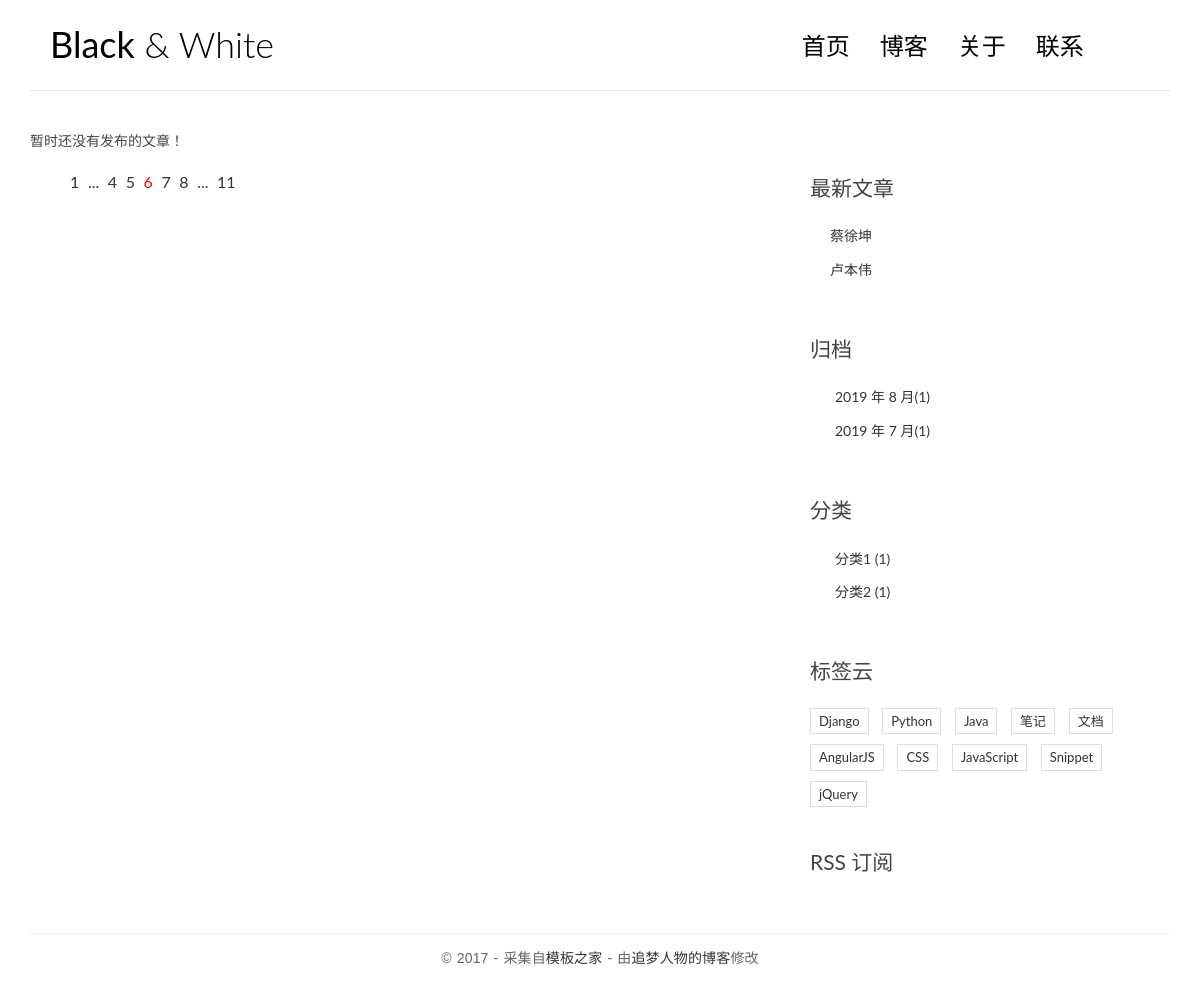
Screenshot of /archives/2/2/ with the database file from the repository.
### blog/models.py (models this page shows, shortened)
class Post(models.Model):
    title = models.CharField(max_length=70)
    body = models.TextField()
    created_time = models.DateTimeField()
    modified_time = models.DateTimeField()
    excerpt = models.CharField(max_length=200, blank=True)
    category = models.ForeignKey(Category, on_delete=models.CASCADE)
    tags = models.ManyToManyField(Tag, blank=True)
    author = models.ForeignKey(User, on_delete=models.CASCADE)
    def get_absolute_url(self):
        return reverse('blog:detail', kwargs={'pk': self.pk})
    class Meta:
        ordering = ['-created_time','id']

class Category(models.Model):
    name = models.CharField(max_length=100)

### blog/views.py (the view)
# urls.py: path('archives/<int:year>/<int:month>/', views.archives, name='archives'),
def archives(request, year, month):
    post_list = Post.objects.filter(created_time__year=year,
                                    created_time__month=month
                                    ).order_by('-created_time')
    return render(request, 'blog/index.html', context={'post_list': post_list})

### blog/templatetags/blog_tags.py (called while the page is built)
@register.simple_tag  # 将函数注册为模板标签 template_label
def get_recent_posts(num=5):
    return Post.objects.all().order_by('-created_time')[:num]

@register.simple_tag
def archives():  # 实现归档
    date_list = Post.objects.dates('created_time', 'month', order='DESC')
    date_list_t = []
    for date in date_list:
        date_num = Post.objects.filter(created_time__year=date.year,created_time__month=date.month).count()
        date_list_t.append({'year':date.year,'month':date.month,'num':date_num})
    return date_list_t

@register.simple_tag
def get_categories():
    return Category.objects.annotate(num_posts=Count('post')).filter(num_posts__gt=0)

### blog/templates/blog/index.html
{% extends 'base.html' %}
{% block main %}
    {% for post in post_list %}
        <article class="post post-{{ post.pk }}">
            <header class="entry-header">
                <h1 class="entry-title">
                    <a href="{{ post.get_absolute_url }}">{{ post.title }}</a>
                </h1>
                <div class="entry-meta">
                    <span class="post-category"><a
                            href="{% url 'blog:category' post.category.id %}">{{ post.category.name }}</a></span>
                    <span class="post-date"><a
                            href="{% url 'blog:archives' post.created_time.date.year post.created_time.date.month %}"><time
                            class="entry-date">{{ post.created_time }}</time></a></span>
                    <span class="post-author"><a href="{% url 'blog:author' post.author_id %}">{{ post.author }}</a></span>
                    <span class="comments-link"><a href="{% url 'blog:detail' post.pk %}">{{post.comment_set.count}} 评论</a></span>
                    <span class="views-count"><a href="#">588 阅读</a></span>
                </div>
            </header>
            <div class="entry-content clearfix">
                <p>{{ post.excerpt }}</p>
                <div class="read-more cl-effect-14">
                    <a href="{{ post.get_absolute_url }}" class="more-link">继续阅读 <span class="meta-nav">→</span></a>
                </div>
            </div>
        </article>
    {% empty %}
        <div class="no-post">暂时还没有发布的文章！</div>
    {% endfor %}
    <div class="pagination">
        <ul>
            <li><a href="">1</a></li>
            <li><a href="">...</a></li>
            <li><a href="">4</a></li>
            <li><a href="">5</a></li>
            <li class="current"><a href="">6</a></li>
            <li><a href="">7</a></li>
            <li><a href="">8</a></li>
            <li><a href="">...</a></li>
            <li><a href="">11</a></li>
        </ul>
    </div>
{% endblock main %}

### blog/templates/base.html (shortened to what this page needs)
{% load staticfiles %}
{% load blog_tags %}
<!DOCTYPE html>
<html>
<head>
    <link rel="stylesheet" href="{% static 'blog/css/bootstrap.min.css' %}">
    <link rel="stylesheet" href="http://code.ionicframework.com/ionicons/2.0.1/css/ionicons.min.css">
    <link rel="stylesheet" href="{% static 'blog/css/pace.css' %}">
    <link rel="stylesheet" href="{% static 'blog/css/custom.css' %}">
    <link rel="stylesheet" href="{% static 'blog/css/highlights/github.css' %}">
</head>
<body>
<div class="container">
    <header id="site-header">
        <div class="row">
            <div class="col-md-4 col-sm-5 col-xs-8">
                <div class="logo">
                    <h1><a href="{% url 'blog:index' %}"><b>Black</b> &amp; White</a></h1>
                </div>
            </div>
            <div class="col-md-8 col-sm-7 col-xs-4">
                <nav class="main-nav" role="navigation">
                    <div class="collapse navbar-collapse" id="bs-example-navbar-collapse-1">
                        <ul class="nav navbar-nav navbar-right">
                            <li class="cl-effect-11"><a href="index.html" data-hover="首页">首页</a></li>
                            <li class="cl-effect-11"><a href="full-width.html" data-hover="博客">博客</a></li>
                            <li class="cl-effect-11"><a href="about.html" data-hover="关于">关于</a></li>
                            <li class="cl-effect-11"><a href="contact.html" data-hover="联系">联系</a></li>
                        </ul>
                    </div>
                </nav>
            </div>
        </div>
    </header>
</div>
<div class="content-body">
    <div class="container">
        <div class="row">
            <main class="col-md-8">
                {% block main %}
                {% endblock main %}
            </main>
            <aside class="col-md-4">
                <div class="widget widget-recent-posts">
                    <h3 class="widget-title">最新文章</h3>
                    {% get_recent_posts as recent_post_list %}
                    <ul>
                        {% for post in recent_post_list %}
                            <li>
                                <a href="{{ post.get_absolute_url }}">{{ post.title }}</a>
                            </li>
                        {% empty %}
                            暂无文章！
                        {% endfor %}
                    </ul>
                </div>
                <div class="widget widget-archives">
                    <h3 class="widget-title">归档</h3>
                    {% archives as date_list %}
                    <ul>
                        {% for date in date_list %}
                            <li>
                                <a href="{% url 'blog:archives' date.year date.month %}">
                                    {{ date.year }} 年 {{ date.month }} 月({{ date.num }})
                                </a>
                            </li>
                        {% empty %}
                            暂无归档！
                        {% endfor %}
                    </ul>
                </div>
                <div class="widget widget-category">
                    <h3 class="widget-title">分类</h3>
                    {% get_categories as category_list %}
                    <ul>
                        {% for category in category_list %}
                            <li>
                                <a href="{% url 'blog:category' category.id %}">{{ category.name }} <span
                                        class="post-count">({{category.num_posts}})</span></a>
                            </li>
                        {% empty %}
                            暂无分类！
                        {% endfor %}
                    </ul>
                </div>
                <div class="widget widget-tag-cloud">
                    <h3 class="widget-title">标签云</h3>
                    <ul>
                        <li>
                            <a href="#">Django</a>
                        </li>
                        <li>
                            <a href="#">Python</a>
                        </li>
                        <li>
                            <a href="#">Java</a>
                        </li>
                        <li>
                            <a href="#">笔记</a>
                        </li>
                        <li>
                            <a href="#">文档</a>
                        </li>
                        <li>
                            <a href="#">AngularJS</a>
                        </li>
                        <li>
                            <a href="#">CSS</a>
                        </li>
                        <li>
                            <a href="#">JavaScript</a>
                        </li>
                        <li>
                            <a href="#">Snippet</a>
                        </li>
                        <li>
                            <a href="#">jQuery</a>
                        </li>
                    </ul>
                </div>
                <div class="rss">
                    <a href=""> RSS 订阅</a>
                </div>
            </aside>
        </div>
    </div>
</div>
<footer id="site-footer">
    <div class="container">
        <div class="row">
            <div class="col-md-12">
                <p class="copyright">&copy 2017 - 采集自<a href="http://www.cssmoban.com/"
                                                        target="_blank" title="模板之家">模板之家</a>
                    - 由<a href="http://zmrenwu.com/" title="网页模板" target="_blank">追梦人物的博客</a>修改
                </p>
            </div>
        </div>
    </div>
</footer>
</body>
</html>

### blog/static/blog/css/custom.css (style rules this page uses)
* { outline: none; }
h1, h2, h3, h4, h5, h6 { margin-top: 0; }
b { font-weight: 400; }
a { color: #333; }
body { color: #444; font-family: 'Lato', sans-serif; }
p { font-family: 'Ubuntu', sans-serif; font-weight: 400; word-spacing: 1px; letter-spacing: 0.01em; }
#site-header { background-color: #FFF; padding: 25px 20px; margin-bottom: 40px; border-bottom: 1px solid #e7e7e7; }
.logo h1 a { color: #000; }
.logo h1 { margin: 0; font-family: 'Lato', sans-serif; font-weight: 300; }
.main-nav { margin-top: 11px; max-width: 95%; }
.main-nav a { color: #000000 !important; padding: 0 0 5px 0 !important; margin-right: 30px; font-family: 'Lato', sans-serif; font-weight: 300; font-size: 24px; }
.cl-effect-11 a { padding: 10px 0; color: #0972b4; text-shadow: none; }
.cl-effect-11 a::before { position: absolute; top: 0; left: 0; overflow: hidden; padding: 0 0 5px 0 !important; max-width: 0; border-bottom: 1px solid #000; color: #000; content: attr(data-hover); white-space: nowrap; -webkit-transition: max-width 0.5s; -moz-transition: max-width 0.5s; transition: max-width 0.5s; }
.content-body { padding-bottom: 4em; }
.widget { background: #fff; padding: 30px 0 0; }
.widget-title { font-size: 1.5em; margin-bottom: 20px; line-height: 1.6; padding: 10px 0 0; font-weight: 400; }
.widget-recent-posts ul { padding: 0; margin: 0; padding-left: 20px; }
.widget-recent-posts ul li { list-style-type: none; position: relative; line-height: 170%; margin-bottom: 10px; }
.widget-recent-posts ul li::before { content: '\f3d3'; font-family: "Ionicons"; position: absolute; left: -17px; top: 3px; font-size: 16px; color: #000; }
.widget-archives ul { padding: 0; margin: 0; padding-left: 25px; }
.widget-archives ul li { list-style-type: none; position: relative; line-height: 170%; margin-bottom: 10px; }
.widget-archives ul li::before { content: '\f3f3'; font-family: "Ionicons"; position: absolute; left: -25px; top: 1px; font-size: 16px; color: #000; }
.widget-category ul { padding: 0; margin: 0; padding-left: 25px; }
.widget-category ul li { list-style-type: none; position: relative; line-height: 170%; margin-bottom: 10px; }
.widget-category ul li::before { content: '\f3fe'; font-family: "Ionicons"; position: absolute; left: -25px; top: 1px; font-size: 18px; color: #000; }
.widget-tag-cloud ul { padding: 0; margin: 0; margin-right: -10px; }
.widget-tag-cloud ul li { list-style-type: none; font-size: 13px; display: inline-block; margin-right: 10px; margin-bottom: 10px; padding: 3px 8px; border: 1px solid #ddd; }
.rss { font-size: 21px; margin-top: 30px; }
.rss a { color: #444; }
#site-footer { padding-top: 10px; padding: 0 0 1.5em 0; }
.copyright { text-align: center; padding-top: 1em; margin: 0; border-top: 1px solid #eee; color: #666; }
.pagination ul { list-style: none; }
.pagination ul li { display: inline-block; font-size: 16px; margin-right: 5px; }
.current a { color: red; }

### rows the page displays
Post: title "蔡徐坤"
Post: title "卢本伟"
Category: name "分类1", num_posts "1"
Category: name "分类2", num_posts "1"

### other values shown
{{ date.year }} "2019" "2019"
{{ date.month }} "8" "7"
{{ date.num }} "1" "1"
